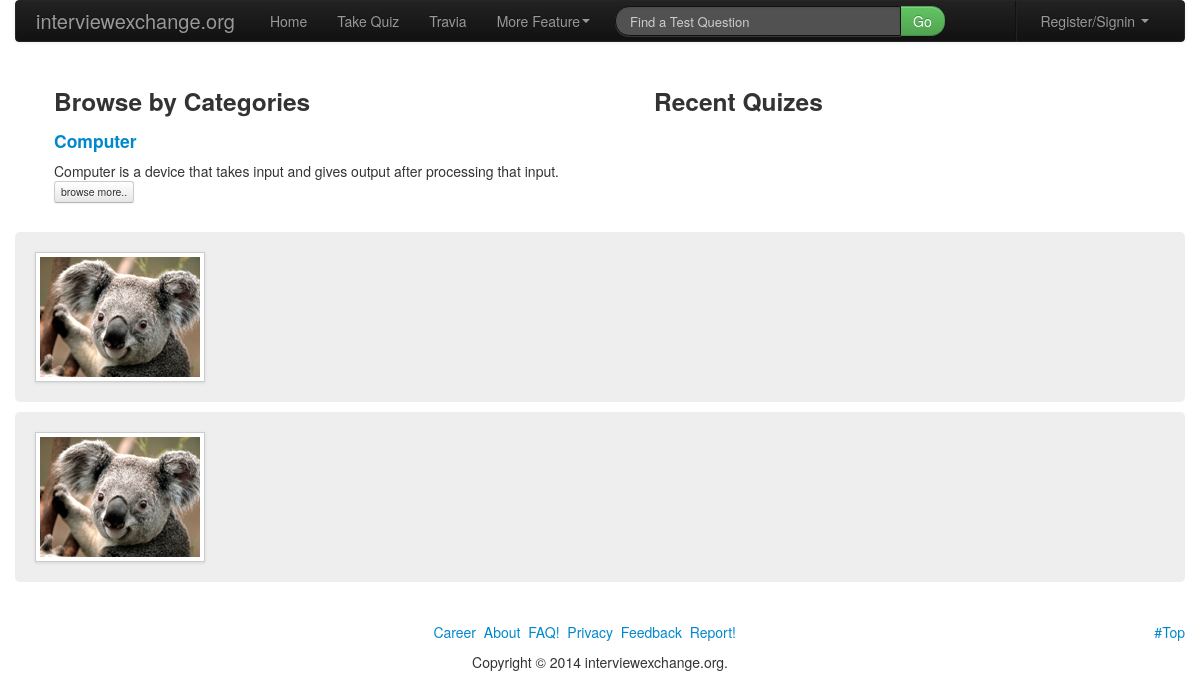
The page /search.php on the database as committed earlier.
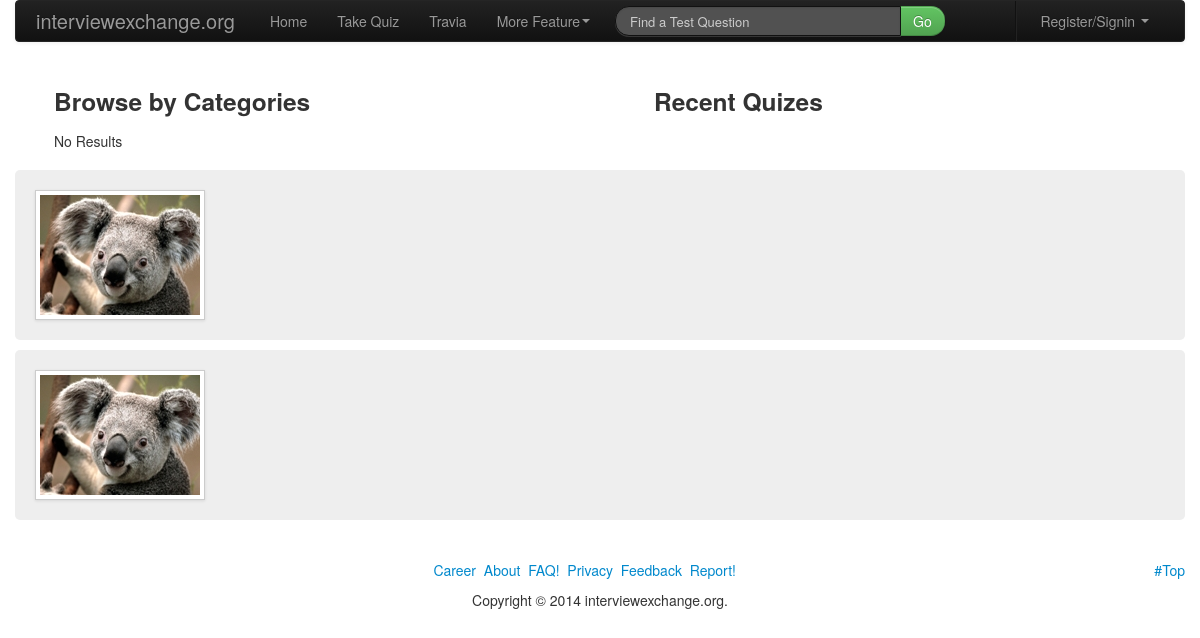
The same page on the database as committed later.
### tables this page shows
CREATE TABLE IF NOT EXISTS `type_category` (
  `id` bigint(20) NOT NULL AUTO_INCREMENT,
  `name` varchar(100) DEFAULT NULL,
  `description` varchar(500) DEFAULT NULL,
  `keywords` varchar(500) DEFAULT NULL,
  `created_on` datetime DEFAULT NULL,
  `created_by_uid` bigint(20) NOT NULL,
  `is_verified` tinyint(1) DEFAULT '0',
  PRIMARY KEY (`id`),
  KEY `fk_type_category_User1_idx` (`created_by_uid`)
);

### inc/functions.php (called while the page is built, shortened)
<?php
class Functions{
			function selectQueries($str){
				$c=new DBCon();
				$con=$c->conN();
				$stmt=$con->prepare($str);
				$stmt->execute();
				$rows=$stmt->fetchAll();
				return $rows;
			}
	}
?>

### search.php (the view, shortened to what this page needs)
   <?php
	require_once('inc/functions.php');
	$f=new Functions();
?>
   <!DOCTYPE HTML PUBLIC "-//W3C//DTD HTML 4.01 Transitional//EN" "http://www.w3.org/TR/html4/loose.dtd">
   <html>
   <head>
   <link href="assets/css/bootstrap.min.css" rel="stylesheet" media="screen">
   <link href="assets/css/style.css" rel="stylesheet">
   </head>
   <body>
   <div class="container">
   		<?php
           	include('inc/header.php');
		?>
       	 <div class="container-fluid well-small">
           	<div class="span6">
               <div>
               	<h3 class="">Browse by Categories</h3>
               </div>
               	<?php
					if(true){
						if(isset($_GET['cid'])){
							$cid=$_GET['cid'];
							}
						else{
							$cid=0;
							}
						if(isset($_GET['name'])){
							$name=$_GET['name'];
							}
						else{
							$name="Computer";
							}
						if(isset($_GET['start'])){
							$start=$_GET['start'];
							}
						else{
							$start=0;
							}
						if(isset($_GET['end'])){
							$end=$_GET['end'];
							}
						else{
							$end=10;
							}
						$str="SELECT * FROM type_category WHERE id='".$cid."' OR name LIKE '%".$name."%' LIMIT ".$start.",".$end."";
						$rows=$f->selectQueries($str);
						if(!empty($rows)){
						foreach($rows as $row){
                   ?>
                   <h4><a class="brand" href="#"><?php echo $row['name']?></a></h4>
                   <p><?php echo $row['description'] ?> &nbsp;<a class="btn btn-mini">
                           browse more..
                       </a></p>
                   <?php }
					}
					else{
						echo "No Results";
						}
					}else{
						echo "Can not find your Request";
						}
				?>
          		</div>
               <div class="span4">
               	<div>
                   	<h3>Recent Quizes</h3>
                   </div>
               </div>
	</div>
       <div class="hero recent-users">
       	<img src="users/Koala.jpg" class="img-polaroid" data-src="300x200" />
       </div>
       <?php
       	include('inc/footer.php');
	?>
   </div>
   </body>
   </html>

Rows that differ between the two databases and show on the page:
removed type_category: name "Computer", description "Computer is a device that takes input and gives output after processing that input."
Other text that changed with them:
text now shown: "No Results"
